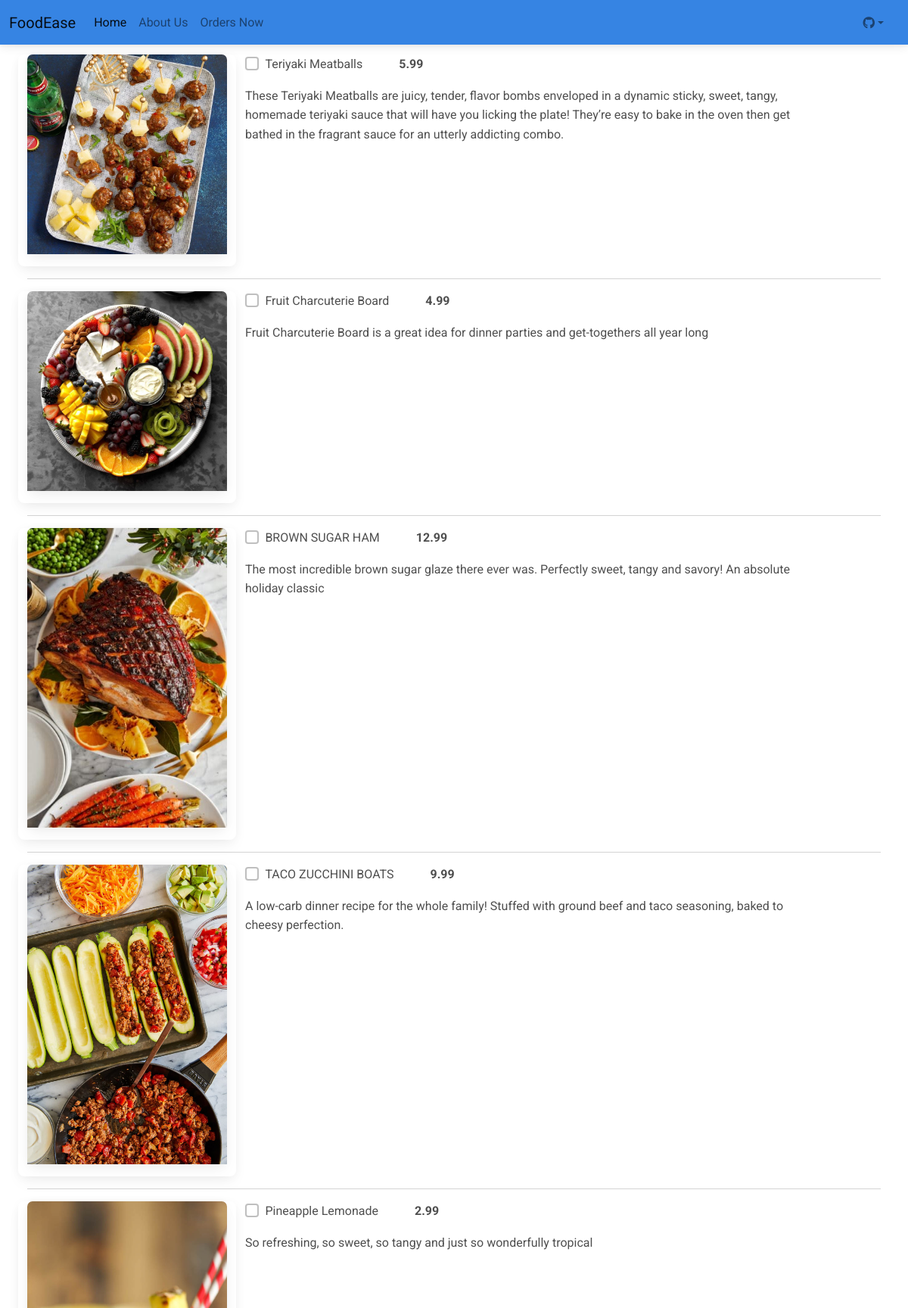
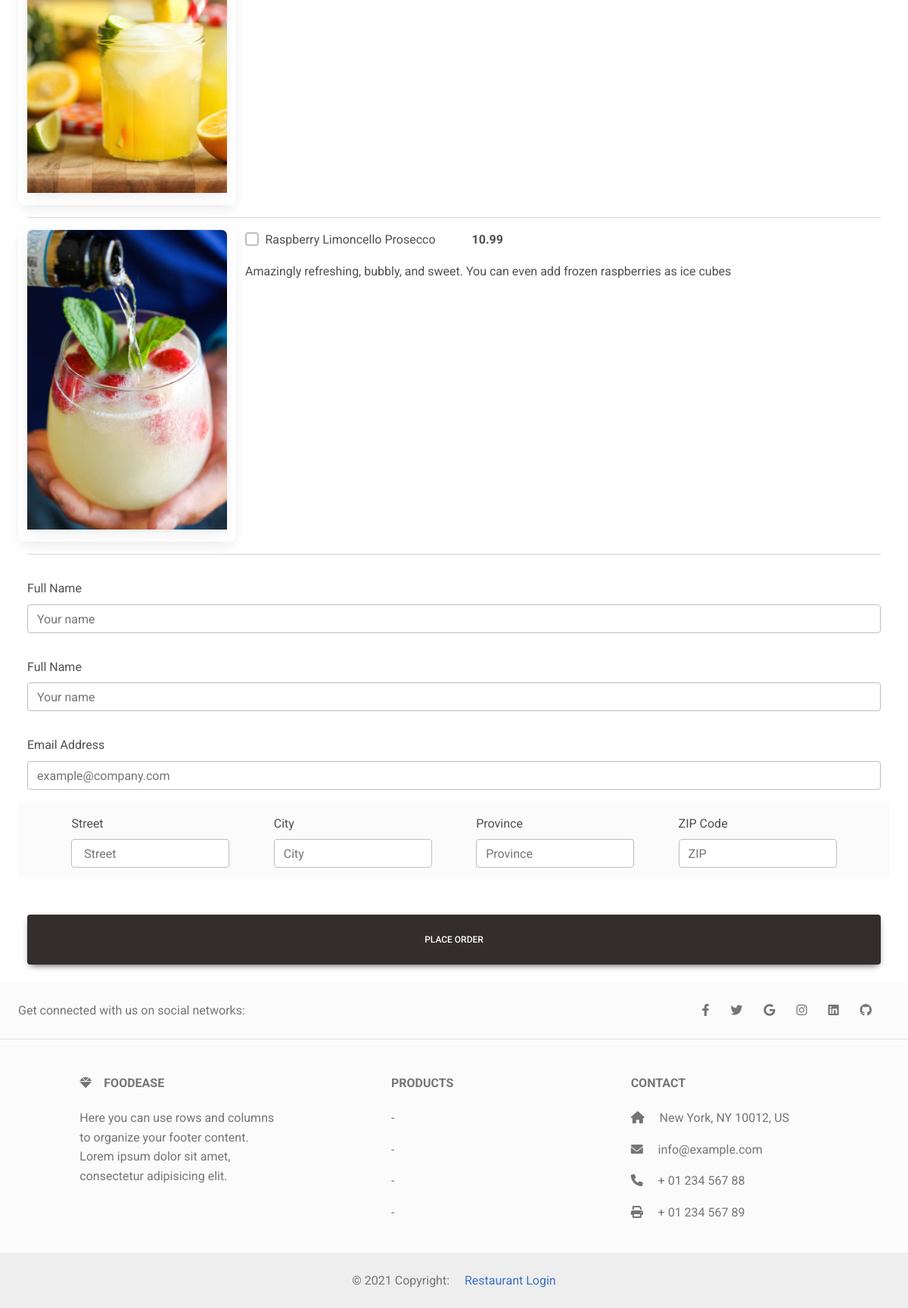
/order/ (signed in), run on the app's committed database (2 pictures, top to bottom).
### customer/models.py (models this page shows, shortened)
class MenuItem(models.Model):
    name = models.CharField(max_length=1000)
    description = models.TextField()
    image = models.ImageField(upload_to='menu_images/')
    price = models.DecimalField(max_digits=5, decimal_places=2)
    category= models.ManyToManyField('Category', related_name= 'item')

### customer/views.py (the view, shortened to what this page needs)
# urls.py: path('order/',Order.as_view(),name='order'),
class Order(LoginRequiredMixin,View):
    def get(self, request, *args, **kwargs):
        items = []
        items = MenuItem.objects.all()
        appetizers = MenuItem.objects.filter(category__name__contains='Appetizer')
        entres = MenuItem.objects.filter(category__name__contains='Entre')
        drinks = MenuItem.objects.filter(category__name__contains='Drink')
        context = {
            'appetizers': appetizers,
            'entres': entres,
            'drinks': drinks,
            'items' : items,
        }
        return render(request, 'customer/order.html', context)

### customer/templates/customer/order.html (shortened to what this page needs)
{% extends 'customer/base.html' %}
{% block content %}
<div class="container-fluid">
    <div class="justify-content-center">
        <div class="col-md-12 col-sm-12 p-4">
            <form method="POST">
                <div class="pt-5">
                    {% for item in items%}
                    <div class="row">
                        <div class="card" style="width: 18rem;">
                            <div class="card mb-3">
                                <img src="{{item.image.url}}" class="card-img-top " alt="Wild Landscape"/>
                            </div>
                        </div>
                        <div class="col-md-8 col-sm-12">
                            <div class="d-flex flex-row">
                                <div class="form-group form-check">
                                    <input type="checkbox" name="items[]" class="form-check-input" value="{{ item.pk }}">
                                    <label class="form-check-label text-center">{{ item.name }}</label>
                                </div>
                                <p class= " fw-bold ms-5" style="width: 6rem">{{ item.price }}</p>
                            </div>
                            <p>{{ item.description }}</p>
                        </div>
                    </div>
                    <hr />
                {% endfor %}
                </div>
                 <div class="form-group pt-3">
                    <label for="name">Full Name</label>
                    <input required class="form-control" type="text" placeholder="Your name" name="name"/>
                </div>
                <div class="form-group pt-3">
                    <label for="name">Full Name</label>
                    <input required class="form-control" type="text" placeholder="Your name" name="name"/>
                </div>
                <div class="form-group pt-3">
                    <label for="email">Email Address</label>
                    <input required class="form-control" type="text" placeholder="example@company.com" name="email"/>
                </div>
           <div class="row">
            <div class="d-flex justify-content-evenly bg-light mb-4" style="height: 100px;">
                <div class="form-group pt-3">
                    <label for="street">Street</label>
                    <input required class="form-control" type="text" placeholder=" Street" name="street"/>
                </div>
                <div class="form-group pt-3">
                    <label for="city">City</label>
                    <input required class="form-control" type="text" placeholder="City" name="city"/>
                </div>
                <div class="form-group pt-3">
                    <label for="province">Province</label>
                    <input required class="form-control" type="text" placeholder="Province" name="province"/>
                </div>
                <div class="form-group pt-3">
                    <label for="zip_code">ZIP Code</label>
                    <input required class="form-control" type="text" placeholder="ZIP" name="zip_code"/>
                </div>
            </div>
        </div>         <br>
        <button type="button" class="btn btn-dark col-md-12 col-sm-12 p-4" data-mdb-toggle="modal" data-mdb-target="#submitModal">
            Place Order
          </button>
            </form>
        </div>
    </div>
</div>
{% endblock content %}

### customer/templates/customer/base.html (shortened to what this page needs)
<!DOCTYPE html>
<html lang="en">
<head>
    <link rel="stylesheet" href="https://stackpath.bootstrapcdn.com/bootstrap/4.3.1/css/bootstrap.min.css">
<link
href="https://cdnjs.cloudflare.com/ajax/libs/font-awesome/6.0.0/css/all.min.css"
rel="stylesheet"
/>
<link
href="https://cdnjs.cloudflare.com/ajax/libs/mdb-ui-kit/6.2.0/mdb.min.css"
rel="stylesheet"
/>
</head>
<body>
    {%include 'customer/navigation.html'%}
    {%block content%}
    {%endblock content%}
    {%include 'customer/footer.html'%}
</body>
</html>

### customer/templates/customer/navigation.html (shortened to what this page needs)
<nav class="navbar fixed-top navbar-expand-lg navbar-light" style="background-color: #3684e3">
    <div class="container-fluid me-auto mb-2 mb-lg-0">
      <a class="navbar-brand" href="{% url 'index' %}">FoodEase</a>
      <div class="collapse navbar-collapse" id="navbarNav">
        <ul class="navbar-nav d-flex">
          <li class="nav-item">
            <a class="nav-link active" aria-current="page" href="{% url 'index'%}">Home</a>
          </li>
          <li class="nav-item">
            <a class="nav-link" href="{% url 'about'%}">About Us</a>
          </li>
          <ul class="navbar-nav d-flex flex-row me-1">
            <li class="nav-item me-3 me-lg-0">
              <a class="nav-link " href="{% url 'order' %}"> Orders Now</a>
            </li>
          </ul>
        </ul>
      </div>
      <div class="d-flex align-items-center">
        <div class="container-fluid">
          <ul class="navbar-nav">
            <li class="nav-item dropdown">
              <a
                class="nav-link dropdown-toggle d-flex align-items-center"
                href="#"
                id="navbarDropdownMenuLink"
                role="button"
                data-mdb-toggle="dropdown"
                aria-expanded="false"
              >
             <i class="fab fa-github"></i>
            </a>
            </li>
          </ul>
        </div>
    </div>
  </nav>

### customer/templates/customer/footer.html
<footer class="text-center text-lg-start bg-light text-muted">
    <section class="d-flex justify-content-center justify-content-lg-between p-4 border-bottom">
      <div class="me-5 d-none d-lg-block">
        <span>Get connected with us on social networks:  </span>
      </div>
      <div>
        <a href="#" class="me-4 text-reset">
          <i class="fab fa-facebook-f"></i>
        </a>
        <a href="#" class="me-4 text-reset">
          <i class="fab fa-twitter"></i>
        </a>
        <a href="#" class="me-4 text-reset">
          <i class="fab fa-google"></i>
        </a>
        <a href="#" class="me-4 text-reset">
          <i class="fab fa-instagram"></i>
        </a>
        <a href="#" class="me-4 text-reset">
          <i class="fab fa-linkedin"></i>
        </a>
        <a href="#" class="me-4 text-reset">
          <i class="fab fa-github"></i>
        </a>
      </div>
    </section>
    <section class="">
      <div class="container text-center text-md-start mt-5">
        <div class="row mt-3">
          <div class="col-md-3 col-lg-4 col-xl-3 mx-auto mb-4">
            <h6 class="text-uppercase fw-bold mb-4">
              <i class="fas fa-gem me-3"></i>FoodEase
            </h6>
            <p>
              Here you can use rows and columns to organize your footer content. Lorem ipsum
              dolor sit amet, consectetur adipisicing elit.
            </p>
          </div>
          <div class="col-md-2 col-lg-2 col-xl-2 mx-auto mb-4">
            <h6 class="text-uppercase fw-bold mb-4">
              Products
            </h6>
            <p>
              <a href="#!" class="text-reset"> -</a>
            </p>
            <p>
              <a href="#!" class="text-reset">-</a>
            </p>
            <p>
              <a href="#!" class="text-reset">-</a>
            </p>
            <p>
              <a href="#!" class="text-reset">-</a>
            </p>
          </div>
          <div class="col-md-4 col-lg-3 col-xl-3 mx-auto mb-md-0 mb-4">
            <h6 class="text-uppercase fw-bold mb-4">Contact</h6>
            <p><i class="fas fa-home me-3"></i> New York, NY 10012, US</p>
            <p>
              <i class="fas fa-envelope me-3"></i>
              info@example.com
            </p>
            <p><i class="fas fa-phone me-3"></i> + 01 234 567 88</p>
            <p><i class="fas fa-print me-3"></i> + 01 234 567 89</p>
          </div>
        </div>
      </div>
    </section>
    <div class="text-center p-4" style="background-color: rgba(0, 0, 0, 0.05);">
      © 2021 Copyright:
      <a class="ml-3" href="{% url 'dashboard' %}"> Restaurant Login</a>
    </div>
  </footer>

### data on the page
MenuItem: image (picture), name "Teriyaki Meatballs", price "5.99", description "These Teriyaki Meatballs are juicy, tender, flavor bombs enveloped in a dynamic sticky, sweet, tangy, homemade teriyaki sauce that will have you licking the plate! They’re easy to bake in the oven then get bathed in the fragrant sauce for an utterly addicting combo."
MenuItem: image (picture), name "Fruit Charcuterie Board", price "4.99", description "Fruit Charcuterie Board is a great idea for dinner parties and get-togethers all year long"
MenuItem: image (picture), name "BROWN SUGAR HAM", price "12.99", description "The most incredible brown sugar glaze there ever was. Perfectly sweet, tangy and savory! An absolute holiday classic"
MenuItem: image (picture), name "TACO ZUCCHINI BOATS", price "9.99", description "A low-carb dinner recipe for the whole family! Stuffed with ground beef and taco seasoning, baked to cheesy perfection."
MenuItem: image (picture), name "Pineapple Lemonade", price "2.99", description "So refreshing, so sweet, so tangy and just so wonderfully tropical"
MenuItem: image (picture), name "Raspberry Limoncello Prosecco", price "10.99", description "Amazingly refreshing, bubbly, and sweet. You can even add frozen raspberries as ice cubes"
